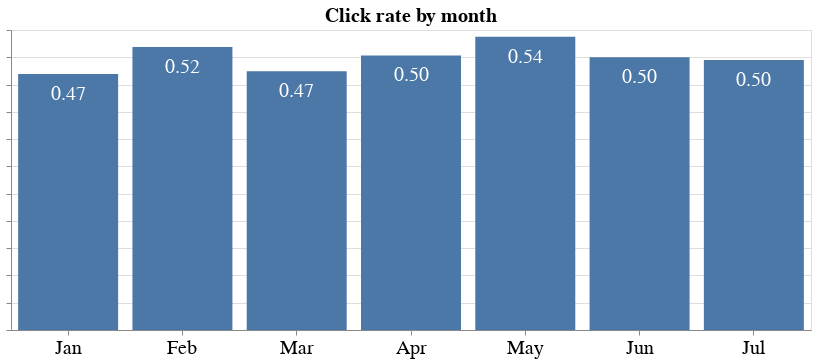

The code cell stored with this chart in its notebook:
### Code cell
bars = (alt.Chart(df, width=800, title='Click rate by month').mark_bar(width=100)
 .encode(
     alt.X('month(Timestamp):O', title=''),
     y=alt.Y('mean(Clicked on Ad):Q', title='', axis=alt.Axis(labels=False))
 ))
text = bars.mark_text(
    align='center',
    baseline='middle',
    dy=20,
    color='white',
    size=20
).encode(
    text=alt.Text('mean(Clicked on Ad):O', format=('.2f'))
)

(bars + text).configure_axis(labelAngle=0, labelFontSize=20).configure_title(fontSize=20)

### Figure 1 — Vega-Lite specification as saved in the notebook (floating-point values rounded to 4 significant figures; data arrays with more than 128 entries replaced by an {"elided": "..."} marker saying what was removed)
{"$schema": "https://vega.github.io/schema/vega-lite/v4.17.0.json", "config": {"axis": {"labelAngle": 0, "labelFontSize": 20}, "title": {"fontSize": 20}, "view": {"continuousHeight": 300, "continuousWidth": 400}}, "data": {"name": "data-b412b58fb84af9ade9a9da7753f18af1"}, "datasets": {"data-b412b58fb84af9ade9a9da7753f18af1": {"elided": "1000 records"}}, "layer": [{"encoding": {"x": {"field": "Timestamp", "timeUnit": "month", "title": "", "type": "ordinal"}, "y": {"aggregate": "mean", "axis": {"labels": false}, "field": "Clicked on Ad", "title": "", "type": "quantitative"}}, "mark": {"type": "bar", "width": 100}, "title": "Click rate by month", "width": 800}, {"encoding": {"text": {"aggregate": "mean", "field": "Clicked on Ad", "format": ".2f", "type": "ordinal"}, "x": {"field": "Timestamp", "timeUnit": "month", "title": "", "type": "ordinal"}, "y": {"aggregate": "mean", "axis": {"labels": false}, "field": "Clicked on Ad", "title": "", "type": "quantitative"}}, "mark": {"align": "center", "baseline": "middle", "color": "white", "dy": 20, "size": 20, "type": "text"}, "title": "Click rate by month", "width": 800}]}
